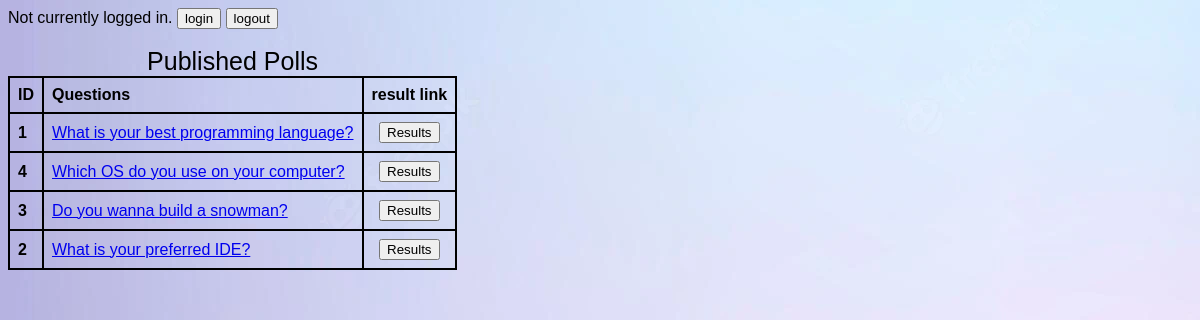
/polls/, run on an earlier commit of the app's database.
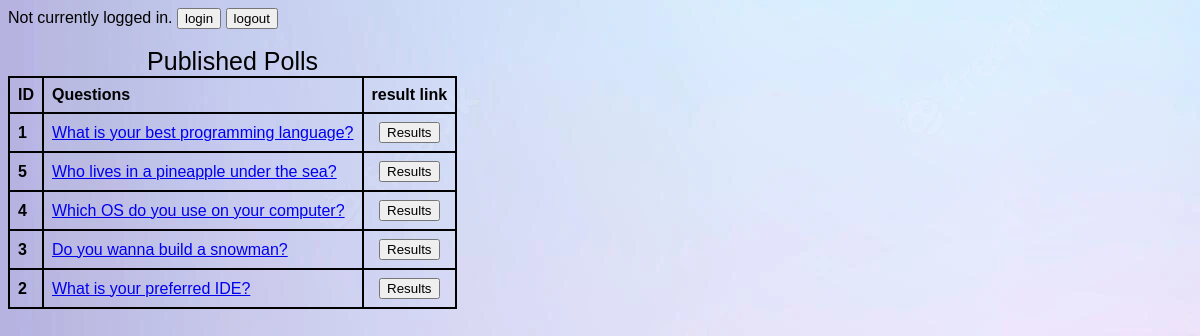
And on a later commit of the database.
### polls/models.py (models this page shows, shortened)
class Question(models.Model):
    question_text = models.CharField(max_length=200)
    pub_date = models.DateTimeField('date published')
    end_date = models.DateTimeField('date ending', null=True, default=None)

### polls/views.py (the view)
# urls.py: path('', views.IndexView.as_view(), name='index'),
class IndexView(generic.ListView):
    template_name = 'polls/index.html'
    context_object_name = 'latest_question_list'
    def get_queryset(self):
        return Question.objects.filter(pub_date__lte=timezone.localtime()).order_by('-pub_date')[:5]
    def get(self, request):
        if request.user.is_anonymous:
            return render(request, 'polls/index.html', context={"latest_question_list": self.get_queryset(),
                                                                "username": "Not currently logged in."})
        return render(request, 'polls/index.html', context={"latest_question_list": self.get_queryset(),
                                                            "username": "Logged in as " + request.user.username})

### polls/templates/polls/index.html (shortened to what this page needs)
{% load static %}
<link rel="stylesheet" href="{% static 'polls/style.css' %}">
<a href="http://127.0.0.1:8000/accounts/login"><button type="button" data-inline="true">{{ "login" }}</button></a>
<a href="http://127.0.0.1:8000/accounts/logout"><button type="button" data-inline="true">{{ "logout" }}</button></a> <br />
{% if latest_question_list %}
    <table class="questions">
        <caption>Published Polls</caption>
        <thead>
            <tr>
                <th>ID</th>
                <th>Questions</th>
                <th>result link</th>
            </tr>
        </thead>
        <tbody>
            {% for question in latest_question_list %}
            <tr>
                <th>{{ question.id }}</th>
                <td><a href="{% url 'polls:detail' question.id %}">{{ question.question_text }}</a></td>
                <td><a href="{% url 'polls:results' question.id %}"><button type="button">{{"Results"}}</button></a></td>
            </tr>
            {% endfor %}
        </tbody>
    </table>
{% else %}
    <p>No polls are available.</p>
{% endif %}

### polls/static/polls/style.css (style rules this page uses)
.questions { border-collapse: collapse; text-align: left; }
.questions caption { font-size: 25px }
.questions th, .questions td { border: 2px solid black; padding: 8px; }
.questions td:nth-child(3) { text-align: center; }

What changed in the data, as far as the page shows it:
added Question: id "5", question_text "Who lives in a pineapple under the sea?", value "Results"
